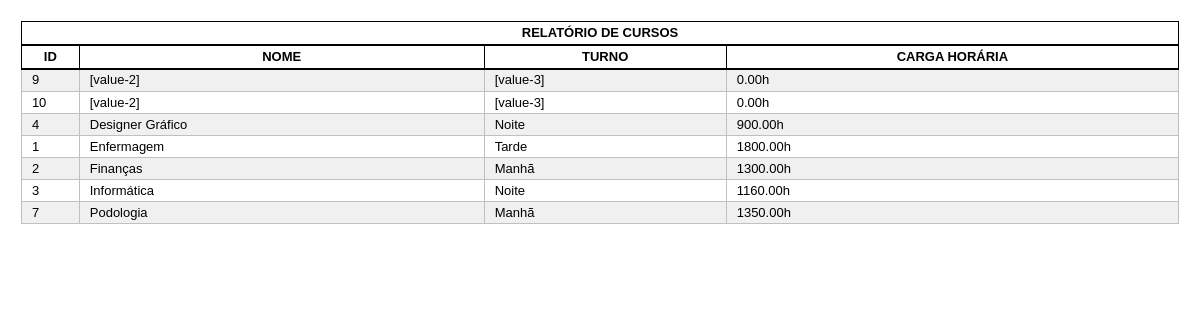
Screenshot of /projetomatricula22/relatcursos.php with the database file from the repository.
### tables this page shows
CREATE TABLE `tbcursos` (
  `codcurso` int(11) NOT NULL,
  `nome` varchar(100) DEFAULT NULL,
  `turno` varchar(10) DEFAULT NULL,
  `cargahoraria` double(9,2) DEFAULT NULL
);

### projetomatricula22/relatcursos.php (the view, shortened to what this page needs)
<!DOCTYPE HTML PUBLIC "-//W3C//DTD HTML 4.01//EN" "http://www.w3.org/TR/html4/strict.dtd">
<html dir="ltr" lang="en">
<head>
<link rel="stylesheet" href="estilo.css" type="text/css">
</head>
<body>
                                    <table width="100%"><thead>
											<tr>
												<th colspan="100%">RELATÓRIO DE CURSOS</th>
											</tr>
											<tr >
										<th width="5%" scope="col">ID</th>
										<th>NOME</th>
										<th>TURNO</th>
										<th>CARGA HORÁRIA</th>
									 </tr>
									 </thead>
									 <tbody>
									 <?php
									           include 'banco.php';
											   $sql = "select * from tbcursos order by nome";
											   $consulta = $conexao->query($sql);
											   if($consulta){
												 if($consulta->num_rows > 0){
													while($linha=$consulta->fetch_array(MYSQLI_ASSOC)){
													    echo '<tr>
																<td>'.$linha['codcurso'].'</td>
																<td>'.$linha['nome'].'</td>
																<td>'.$linha['turno'].'</td>
																<td>'.$linha['cargahoraria'].'h</td>
															  </tr>';
													}
												 }
											   }
									 ?>
							</table>
					  </body>
</html>

### projetomatricula22/estilo.css (style rules this page uses)
* { color:#000 !important; text-shadow:none !important; filter:none !important; -ms-filter:none !important; }
body { margin: 0.5cm; padding:2px; line-height: 1.4em; font: 12pt Georgia, "Verdana", Times, serif; color: #000; }
html { color:#000; background:#fff; }
table,td { border : 1px solid #000; border-collapse : collapse; font : small/1.5 "Tahoma", "Bitstream Vera Sans", Verdana, Helvetica, sans-serif; }
table { border :none; border :1px solid #000; }
thead th, tbody th { color : #666; padding : 1.2px 10px; border-bottom : 2px solid #000; border-left : 1px solid #000; border-right : 1px solid #000; }
tbody tr td { padding : 0.8px 10px; border-top : 1px solid #000; / color : #666; border: 1.2px solid #C0C0C0; }
table tbody tr:nth-child(2n+1) { background: #F0F0F0; }

### rows the page displays
tbcursos: codcurso "9", nome "[value-2]", turno "[value-3]", cargahoraria "0.00"
tbcursos: codcurso "10", nome "[value-2]", turno "[value-3]", cargahoraria "0.00"
tbcursos: codcurso "4", nome "Designer Gráfico", turno "Noite", cargahoraria "900.00"
tbcursos: codcurso "1", nome "Enfermagem", turno "Tarde", cargahoraria "1800.00"
tbcursos: codcurso "2", nome "Finanças", turno "Manhã", cargahoraria "1300.00"
tbcursos: codcurso "3", nome "Informática", turno "Noite", cargahoraria "1160.00"
tbcursos: codcurso "7", nome "Podologia", turno "Manhã", cargahoraria "1350.00"
